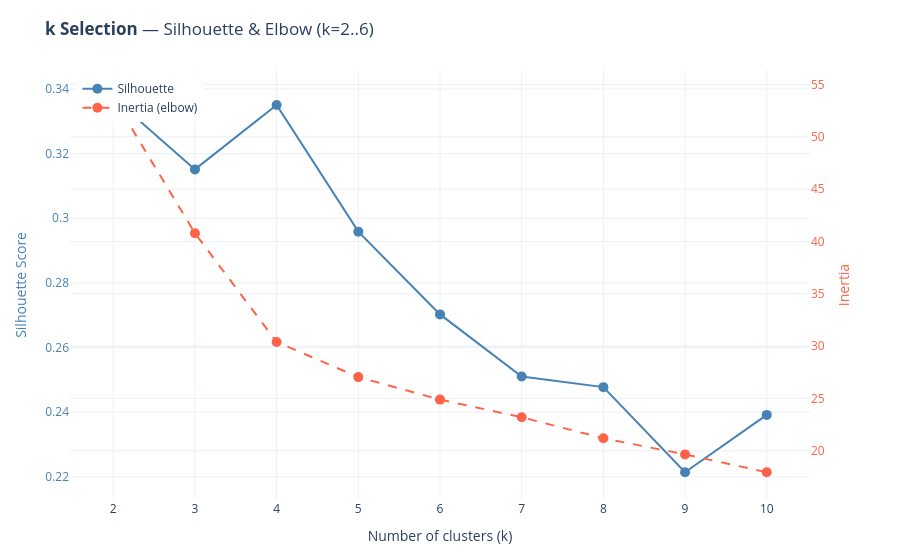

This figure's notebook cell:
### Code cell
# ── Clustering + k Selection ──────────────────────────────────────────────────
# Features were selected to maximise avg silhouette over k=3..6 (not k=2),
# so clustering is now a separate decision. Inspect the elbow + silhouette
# plot below and set CHOSEN_K. None = auto (silhouette winner across 2..6).

CHOSEN_K = 4   # ← set after inspecting the plot; None = auto

M = coef_matrix[CLUSTER_FEATURES].values
K_RANGE = range(2, 11)

inertias, sil_scores = {}, {}
for k in K_RANGE:
    km = KMeans(n_clusters=k, random_state=RANDOM_STATE, n_init=10)
    labels = km.fit_predict(M)
    inertias[k]   = km.inertia_
    sil_scores[k] = silhouette_score(M, labels)
    print(f"  k={k}  silhouette={sil_scores[k]:.4f}  inertia={inertias[k]:,.0f}")

# ── Elbow + Silhouette plot ────────────────────────────────────────────────────
ks = list(K_RANGE)
fig = go.Figure()

fig.add_trace(go.Scatter(
    x=ks, y=[sil_scores[k] for k in ks],
    mode="lines+markers", name="Silhouette",
    marker=dict(size=10, color="steelblue"),
    line=dict(color="steelblue", width=2),
    hovertemplate="k=%{x}  silhouette=%{y:.4f}<extra></extra>",
))
fig.add_trace(go.Scatter(
    x=ks, y=[inertias[k] for k in ks],
    mode="lines+markers", name="Inertia (elbow)",
    marker=dict(size=10, color="tomato"),
    line=dict(color="tomato", width=2, dash="dash"),
    yaxis="y2",
    hovertemplate="k=%{x}  inertia=%{y:,.0f}<extra></extra>",
))

fig.update_layout(
    title=dict(text="<b>k Selection</b> — Silhouette & Elbow (k=2..6)", font_size=17),
    xaxis=dict(title="Number of clusters (k)", tickmode="linear", dtick=1),
    yaxis=dict(title="Silhouette Score", color="steelblue"),
    yaxis2=dict(title="Inertia", overlaying="y", side="right", color="tomato"),
    template=PLOTLY_TEMPLATE, height=380,
    margin=dict(l=70, r=90, t=70, b=60),
    legend=dict(x=0.01, y=0.99),
)
fig.show()

# ── Fit final clustering ───────────────────────────────────────────────────────
best_k_auto = max(sil_scores, key=sil_scores.get)
best_k      = CHOSEN_K if CHOSEN_K is not None else best_k_auto

if CHOSEN_K is not None:
    print(f"\nUsing CHOSEN_K={best_k}  (silhouette winner was k={best_k_auto})")
else:
    print(f"\nAuto-selected k={best_k} (highest silhouette)")

kmeans = KMeans(n_clusters=best_k, random_state=RANDOM_STATE, n_init=10)
cluster_labels = kmeans.fit_predict(M)

coef_matrix["cluster"] = cluster_labels
print("\nChampions per cluster:")
print(coef_matrix["cluster"].value_counts().sort_index().to_string())
print(f"\n→ Change CHOSEN_K to override (currently {CHOSEN_K})")

### Figure 1 — Plotly figure (JSON) as saved in the notebook; plotly's stock layout.template omitted (floating-point values rounded to 4 significant figures)
{"data": [{"hovertemplate": "k=%{x}  silhouette=%{y:.4f}<extra></extra>", "line": {"color": "steelblue", "width": 2}, "marker": {"color": "steelblue", "size": 10}, "mode": "lines+markers", "name": "Silhouette", "type": "scatter", "x": [2, 3, 4, 5, 6, 7, 8, 9, 10], "y": [0.3373, 0.3151, 0.335, 0.2959, 0.2702, 0.251, 0.2477, 0.2214, 0.2392]}, {"hovertemplate": "k=%{x}  inertia=%{y:,.0f}<extra></extra>", "line": {"color": "tomato", "dash": "dash", "width": 2}, "marker": {"color": "tomato", "size": 10}, "mode": "lines+markers", "name": "Inertia (elbow)", "type": "scatter", "x": [2, 3, 4, 5, 6, 7, 8, 9, 10], "y": [53.73, 40.78, 30.39, 27.03, 24.88, 23.2, 21.19, 19.65, 17.94], "yaxis": "y2"}], "layout": {"autosize": true, "legend": {"x": 0.01, "y": 0.99}, "margin": {"b": 60, "l": 70, "r": 90, "t": 70}, "title": {"font": {"size": 17}, "text": "<b>k Selection</b> — Silhouette & Elbow (k=2..6)"}, "xaxis": {"autorange": true, "dtick": 1, "range": [1.438, 10.56], "tickmode": "linear", "title": {"text": "Number of clusters (k)"}, "type": "linear"}, "yaxis": {"autorange": true, "color": "steelblue", "range": [0.2112, 0.3475], "title": {"text": "Silhouette Score"}, "type": "linear"}, "yaxis2": {"autorange": true, "color": "tomato", "overlaying": "y", "range": [14.78, 56.89], "side": "right", "title": {"text": "Inertia"}, "type": "linear"}}}
